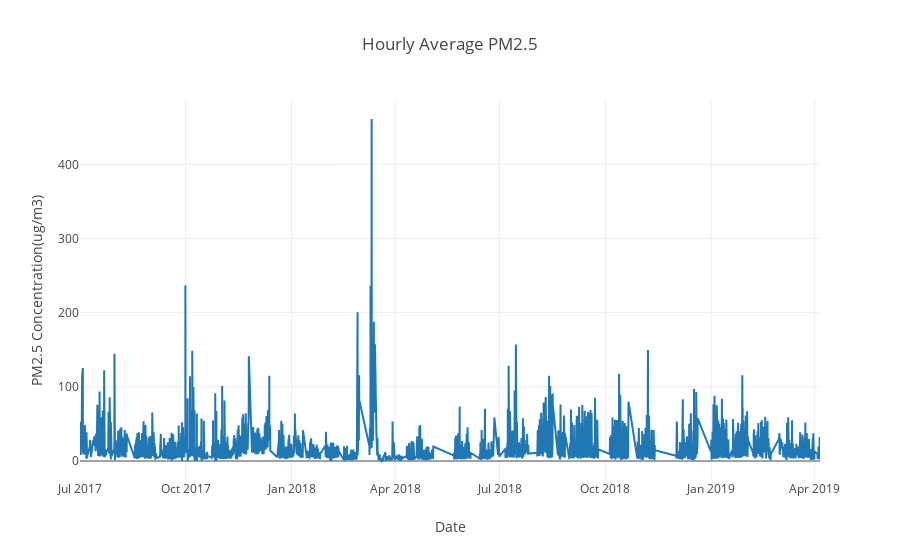

The code cell stored with this chart in its notebook:
### Code cell
hourly_pm25_trend = go.Scatter(x=hourly_average_airquality_data_concentrations.dropna().index,
                         y = hourly_average_airquality_data_concentrations['PM2.5(Ug/m3)'].dropna().values,
                 ) 

layout = go.Layout(title='Hourly Average PM2.5', xaxis=dict(title='Date'),
                   yaxis=dict(title='PM2.5 Concentration(ug/m3)'))

fig = go.Figure(data=[hourly_pm25_trend], layout=layout)
iplot(fig)
pio.write_image(fig,os.path.join(filepath , 'hourly_average_pm25_concentration_trend.png'))

### Figure 1 — Plotly figure (JSON) as saved in the notebook; plotly's stock layout.template omitted (floating-point values rounded to 4 significant figures; data arrays with more than 128 entries replaced by an {"elided": "..."} marker saying what was removed)
{"data": [{"type": "scatter", "uid": "0b69d8c1-98f5-487d-9789-5193fd35e474", "x": {"elided": "10564 str values"}, "y": {"elided": "10564 float values"}}], "layout": {"title": {"text": "Hourly Average PM2.5"}, "xaxis": {"title": {"text": "Date"}}, "yaxis": {"title": {"text": "PM2.5 Concentration(ug/m3)"}}}}
